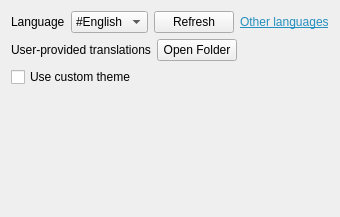
     <widget class="QWidget" name="tabAppearance">
      <attribute name="title">
       <string>Appearance</string>
      </attribute>
      <layout class="QVBoxLayout" name="verticalLayout_9">
       <item>
        <layout class="QHBoxLayout" name="horizontalLayout_5">
         <item>
          <widget class="QLabel" name="labelLocale">
           <property name="text">
            <string>Language</string>
           </property>
          </widget>
         </item>
         <item>
          <widget class="QComboBox" name="comboLocale">
           <property name="sizeAdjustPolicy">
            <enum>QComboBox::AdjustToContents</enum>
           </property>
           <item>
            <property name="text">
             <string notr="true">#English</string>
            </property>
           </item>
          </widget>
         </item>
         <item>
          <widget class="QPushButton" name="buttonRefresh">
           <property name="text">
            <string>Refresh</string>
           </property>
          </widget>
         </item>
         <item>
          <widget class="QLabel" name="labelOtherLanguages">
           <property name="text">
            <string>&lt;html&gt;&lt;head/&gt;&lt;body&gt;&lt;p&gt;&lt;a href=&quot;https://github.com/xmichelo/Beeftext/wiki/User-provided-translations&quot;&gt;&lt;span style=&quot; text-decoration: underline; color:#258fc0;&quot;&gt;Other languages&lt;/span&gt;&lt;/a&gt;&lt;/p&gt;&lt;/body&gt;&lt;/html&gt;</string>
           </property>
           <property name="openExternalLinks">
            <bool>true</bool>
           </property>
          </widget>
         </item>
         <item>
          <spacer name="horizontalSpacer_3">
           <property name="orientation">
            <enum>Qt::Horizontal</enum>
           </property>
           <property name="sizeHint" stdset="0">
            <size>
             <width>0</width>
             <height>10</height>
            </size>
           </property>
          </spacer>
         </item>
        </layout>
       </item>
       <item>
        <layout class="QHBoxLayout" name="horizontalLayout_11">
         <item>
          <widget class="QLabel" name="labelTranslationFolder">
           <property name="text">
            <string>User-provided translations</string>
           </property>
          </widget>
         </item>
         <item>
          <widget class="QPushButton" name="buttonTranslationFolder">
           <property name="text">
            <string>Open Folder</string>
           </property>
          </widget>
         </item>
         <item>
          <spacer name="horizontalSpacer_8">
           <property name="orientation">
            <enum>Qt::Horizontal</enum>
           </property>
           <property name="sizeHint" stdset="0">
            <size>
             <width>0</width>
             <height>10</height>
            </size>
           </property>
          </spacer>
         </item>
        </layout>
       </item>
       <item>
        <widget class="QCheckBox" name="checkUseCustomTheme">
         <property name="text">
          <string>Use custom theme</string>
         </property>
        </widget>
       </item>
       <item>
        <spacer name="verticalSpacer_4">
         <property name="orientation">
          <enum>Qt::Vertical</enum>
         </property>
         <property name="sizeHint" stdset="0">
          <size>
           <width>20</width>
           <height>119</height>
          </size>
         </property>
        </spacer>
       </item>
      </layout>
     </widget>
